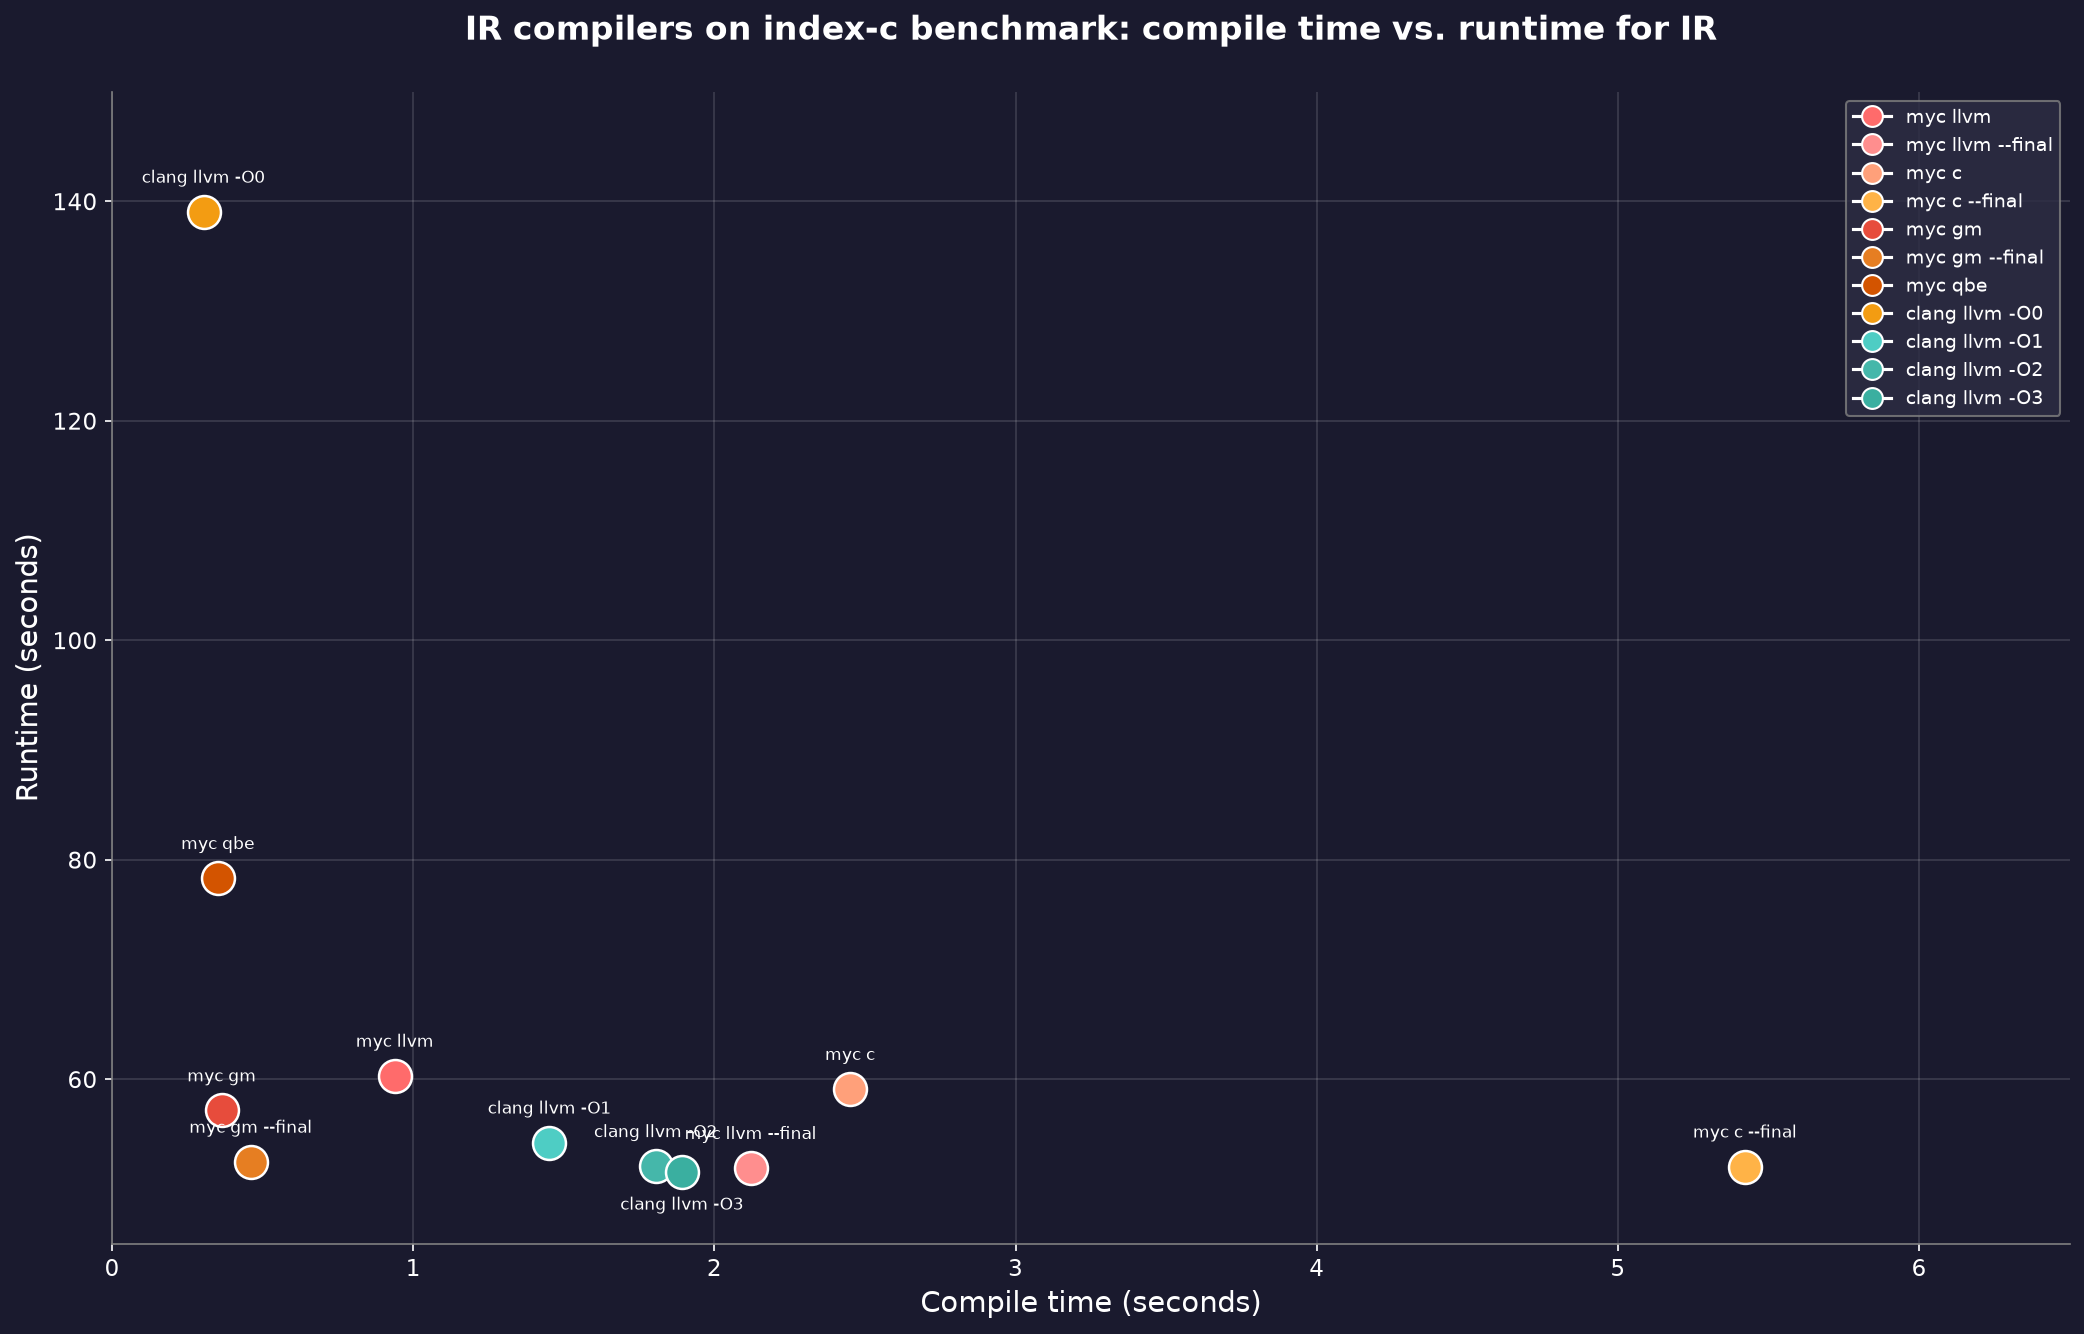

Write Python code to recreate this figure.
import matplotlib.pyplot as plt
from matplotlib.lines import Line2D

markdown = """
| Compiler | Backend | Flags | Compile (s) | Run (s) |
|----------|---------|-------|-------------|---------|
| myc | llvm |  | 0.9388 | 60.3338 |
| myc | llvm | --final | 2.1202 | 51.9244 |
| myc | c |  | 2.4502 | 59.1295 |
| myc | c | --final | 5.4218 | 52.0605 |
| myc | gm |  | 0.3641 | 57.1806 |
| myc | gm | --final | 0.4604 | 52.4984 |
| myc | qbe |  | 0.3503 | 78.3457 |
| clang | llvm | -O0 | 0.3036 | 139.0683 |
| clang | llvm | -O1 | 1.4524 | 54.2433 |
| clang | llvm | -O2 | 1.8051 | 52.0981 |
| clang | llvm | -O3 | 1.8923 | 51.5936 |
"""

lines = markdown.strip().split('\n')
data = []
for line in lines[2:]:
    parts = [p.strip() for p in line.split('|') if p.strip()]
    if len(parts) < 4:
        continue
    compiler, backend = parts[0], parts[1]
    try:
        compile_time = float(parts[-2])
        runtime = float(parts[-1])
    except ValueError:
        continue
    flags_str = ' '.join(parts[2:-2])
    label_parts = [compiler]
    if backend and backend != '-':
        label_parts.append(backend)
    if flags_str:
        label_parts.append(flags_str)
    name = ' '.join(label_parts)
    data.append((name, compile_time, runtime))

colors = [
    '#FF6B6B', '#FF8E8E',
    '#FFA07A', '#FFB347',
    '#E74C3C', '#E67E22',
    '#D35400', '#F39C12',
    '#4ECDC4', '#45B7AA', '#3AAFA0', '#2E8B7F',
    '#9B59B6', '#A569BD', '#B07CC6', '#8E44AD',
    '#2ECC71',
]

fig, ax = plt.subplots(figsize=(14, 9), dpi=100)
fig.patch.set_facecolor('#1a1a2e')
ax.set_facecolor('#1a1a2e')

x_coords = [item[1] for item in data]
y_coords = [item[2] for item in data]
labels = [name for name, _, _ in data]

for i, (x, y) in enumerate(zip(x_coords, y_coords)):
    ax.scatter(x, y, c=colors[i], s=250, edgecolors='white', linewidth=1.2, zorder=5)

ax.set_xlim(0, 6.5)
ax.set_ylim(45, 150)

for x, y, label in zip(x_coords, y_coords, labels):
    if label == 'clang llvm -O3':
        offset, va = (0, -12), 'top'
    else:
        offset, va = (0, 12), 'bottom'
    ax.annotate(
        label,
        (x, y),
        xytext=offset, textcoords="offset points",
        ha='center', va=va,
        fontsize=8, color='white',
        zorder=6,
    )

ax.set_xlabel('Compile time (seconds)', color='white', fontsize=14)
ax.set_ylabel('Runtime (seconds)', color='white', fontsize=14)
ax.tick_params(colors='white', labelsize=11)
ax.spines['bottom'].set_color('gray')
ax.spines['left'].set_color('gray')
ax.spines['top'].set_visible(False)
ax.spines['right'].set_visible(False)
ax.grid(True, alpha=0.15, color='white')

legend_elements = []
for i, (name, _, _) in enumerate(data):
    legend_elements.append(Line2D([0], [0], marker='o', color='w',
                                  markerfacecolor=colors[i],
                                  markersize=10, label=name))

ax.legend(handles=legend_elements, loc='upper right', facecolor='#2d2d44',
          edgecolor='gray', labelcolor='white', fontsize=9, ncol=1)

ax.set_title('IR compilers on index-c benchmark: compile time vs. runtime for IR',
             color='white', fontsize=16, fontweight='bold', pad=25)

plt.tight_layout()
plt.savefig('plot2.png', dpi=150, facecolor='#1a1a2e', bbox_inches='tight')
plt.close(fig)
